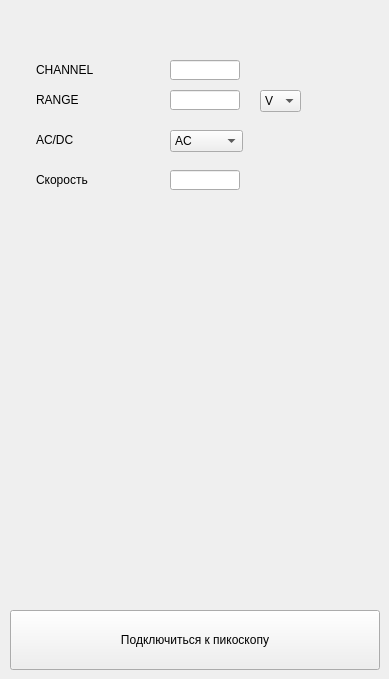
      <widget class="QWidget" name="tab_3">
       <attribute name="title">
        <string>Page</string>
       </attribute>
       <widget class="QPushButton" name="connect_button_2">
        <property name="geometry">
         <rect>
          <x>10</x>
          <y>610</y>
          <width>370</width>
          <height>60</height>
         </rect>
        </property>
        <property name="minimumSize">
         <size>
          <width>370</width>
          <height>60</height>
         </size>
        </property>
        <property name="maximumSize">
         <size>
          <width>370</width>
          <height>60</height>
         </size>
        </property>
        <property name="styleSheet">
         <string notr="true">font: 20pt &quot;GOST type A&quot;;</string>
        </property>
        <property name="text">
         <string>Подключиться к пикоскопу</string>
        </property>
       </widget>
       <widget class="QLabel" name="channel_label">
        <property name="geometry">
         <rect>
          <x>36</x>
          <y>60</y>
          <width>140</width>
          <height>20</height>
         </rect>
        </property>
        <property name="minimumSize">
         <size>
          <width>140</width>
          <height>20</height>
         </size>
        </property>
        <property name="maximumSize">
         <size>
          <width>140</width>
          <height>20</height>
         </size>
        </property>
        <property name="text">
         <string>CHANNEL</string>
        </property>
       </widget>
       <widget class="QLineEdit" name="channel_input">
        <property name="geometry">
         <rect>
          <x>170</x>
          <y>60</y>
          <width>70</width>
          <height>20</height>
         </rect>
        </property>
        <property name="minimumSize">
         <size>
          <width>70</width>
          <height>20</height>
         </size>
        </property>
        <property name="maximumSize">
         <size>
          <width>70</width>
          <height>20</height>
         </size>
        </property>
       </widget>
       <widget class="QLabel" name="range_label">
        <property name="geometry">
         <rect>
          <x>36</x>
          <y>90</y>
          <width>140</width>
          <height>20</height>
         </rect>
        </property>
        <property name="minimumSize">
         <size>
          <width>140</width>
          <height>20</height>
         </size>
        </property>
        <property name="maximumSize">
         <size>
          <width>140</width>
          <height>20</height>
         </size>
        </property>
        <property name="text">
         <string>RANGE</string>
        </property>
       </widget>
       <widget class="QLineEdit" name="range_input">
        <property name="geometry">
         <rect>
          <x>170</x>
          <y>90</y>
          <width>70</width>
          <height>20</height>
         </rect>
        </property>
        <property name="minimumSize">
         <size>
          <width>70</width>
          <height>20</height>
         </size>
        </property>
        <property name="maximumSize">
         <size>
          <width>70</width>
          <height>20</height>
         </size>
        </property>
       </widget>
       <widget class="QLabel" name="acdc_label">
        <property name="geometry">
         <rect>
          <x>36</x>
          <y>130</y>
          <width>140</width>
          <height>20</height>
         </rect>
        </property>
        <property name="minimumSize">
         <size>
          <width>140</width>
          <height>20</height>
         </size>
        </property>
        <property name="maximumSize">
         <size>
          <width>140</width>
          <height>20</height>
         </size>
        </property>
        <property name="text">
         <string>AC/DC</string>
        </property>
       </widget>
       <widget class="QLabel" name="speed_label_7">
        <property name="geometry">
         <rect>
          <x>36</x>
          <y>170</y>
          <width>140</width>
          <height>20</height>
         </rect>
        </property>
        <property name="minimumSize">
         <size>
          <width>140</width>
          <height>20</height>
         </size>
        </property>
        <property name="maximumSize">
         <size>
          <width>140</width>
          <height>20</height>
         </size>
        </property>
        <property name="text">
         <string>Скорость</string>
        </property>
       </widget>
       <widget class="QLineEdit" name="speed_input_7">
        <property name="geometry">
         <rect>
          <x>170</x>
          <y>170</y>
          <width>70</width>
          <height>20</height>
         </rect>
        </property>
        <property name="minimumSize">
         <size>
          <width>70</width>
          <height>20</height>
         </size>
        </property>
        <property name="maximumSize">
         <size>
          <width>70</width>
          <height>20</height>
         </size>
        </property>
       </widget>
       <widget class="QComboBox" name="acdc_choice">
        <property name="geometry">
         <rect>
          <x>170</x>
          <y>130</y>
          <width>73</width>
          <height>22</height>
         </rect>
        </property>
        <item>
         <property name="text">
          <string>AC</string>
         </property>
        </item>
        <item>
         <property name="text">
          <string>DC</string>
         </property>
        </item>
       </widget>
       <widget class="QComboBox" name="range_units">
        <property name="geometry">
         <rect>
          <x>260</x>
          <y>90</y>
          <width>41</width>
          <height>22</height>
         </rect>
        </property>
        <item>
         <property name="text">
          <string>V</string>
         </property>
        </item>
        <item>
         <property name="text">
          <string>mV</string>
         </property>
        </item>
        <item>
         <property name="text">
          <string>uV</string>
         </property>
        </item>
       </widget>
      </widget>
